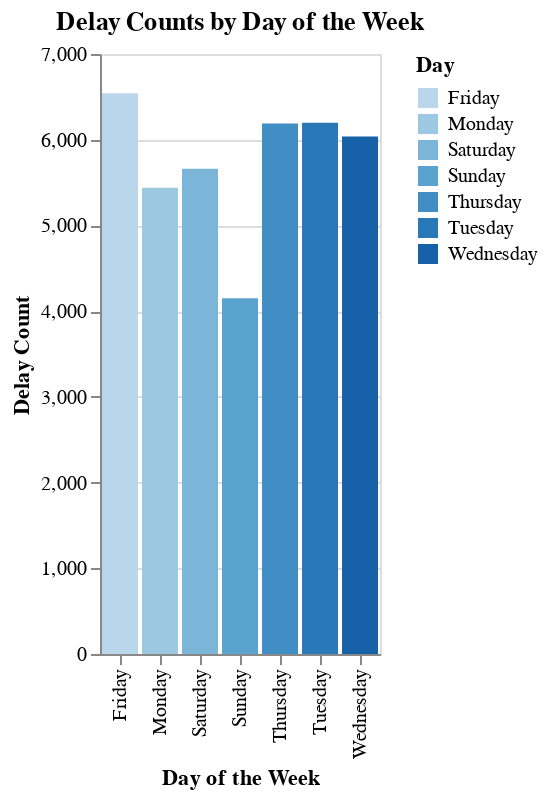

Notebook code for this chart:
### Code cell
# Delay Counts by Day of the Week

delay_counts_day = delayed_ttc.groupby('Day')['Min Delay'].count().reset_index()
delay_counts_day = delay_counts_day.rename(columns={'Min Delay': 'Delay Count'})
delay_counts_day = delay_counts_day.sort_values(by='Delay Count', ascending=False)
print("\nDelay Counts by Day of the Week")
print(delay_counts_day)


# Plot delay counts by Day of the Week
chart_month = alt.Chart(delay_counts_day).mark_bar().encode(
    x=alt.X('Day:O', title='Day of the Week'),
    y=alt.Y('Delay Count:Q', title='Delay Count'),
    color='Day:O'
).properties(
    title='Delay Counts by Day of the Week'
)

chart_month.show()

### Figure 1 — Vega specification as saved in the notebook (floating-point values rounded to 4 significant figures)
{"$schema": "https://vega.github.io/schema/vega/v5.json", "data": [{"name": "source_0", "values": [{"Day": "Friday", "Delay Count_end": 6541.0, "Delay Count_start": 0.0}, {"Day": "Tuesday", "Delay Count_end": 6198.0, "Delay Count_start": 0.0}, {"Day": "Thursday", "Delay Count_end": 6189.0, "Delay Count_start": 0.0}, {"Day": "Wednesday", "Delay Count_end": 6038.0, "Delay Count_start": 0.0}, {"Day": "Saturday", "Delay Count_end": 5662.0, "Delay Count_start": 0.0}, {"Day": "Monday", "Delay Count_end": 5441.0, "Delay Count_start": 0.0}, {"Day": "Sunday", "Delay Count_end": 4149.0, "Delay Count_start": 0.0}]}, {"name": "source_0_x_domain_Day", "values": [{"Day": "Friday"}, {"Day": "Tuesday"}, {"Day": "Thursday"}, {"Day": "Wednesday"}, {"Day": "Saturday"}, {"Day": "Monday"}, {"Day": "Sunday"}]}, {"name": "source_0_color_domain_Day", "values": [{"Day": "Friday"}, {"Day": "Tuesday"}, {"Day": "Thursday"}, {"Day": "Wednesday"}, {"Day": "Saturday"}, {"Day": "Monday"}, {"Day": "Sunday"}]}], "signals": [{"name": "x_step", "value": 20}, {"name": "width", "update": "bandspace(domain('x').length, 0.1, 0.05) * x_step"}], "marks": [{"type": "rect", "name": "marks", "from": {"data": "source_0"}, "encode": {"update": {"x": {"field": "Day", "scale": "x"}, "width": {"signal": "max(0.25, bandwidth('x'))"}, "fill": {"field": "Day", "scale": "color"}, "y": {"field": "Delay Count_end", "scale": "y"}, "y2": {"field": "Delay Count_start", "scale": "y"}}}, "style": ["bar"]}], "scales": [{"name": "x", "type": "band", "domain": {"data": "source_0_x_domain_Day", "field": "Day", "sort": true}, "range": {"step": {"signal": "x_step"}}, "paddingInner": 0.1, "paddingOuter": 0.05}, {"name": "y", "type": "linear", "domain": {"data": "source_0", "fields": ["Delay Count_start", "Delay Count_end"]}, "range": [{"signal": "height"}, 0], "nice": true, "zero": true}, {"name": "color", "type": "ordinal", "domain": {"data": "source_0_color_domain_Day", "field": "Day", "sort": true}, "range": "ordinal", "interpolate": "hcl"}], "axes": [{"scale": "y", "orient": "left", "gridScale": "x", "ticks": false, "aria": false, "tickCount": {"signal": "ceil(height/40)"}, "minExtent": 0, "grid": true, "zindex": 0, "maxExtent": 0, "labels": false, "domain": false}, {"scale": "x", "labelAngle": 270, "zindex": 0, "grid": false, "labelAlign": "right", "labelBaseline": "middle", "title": "Day of the Week", "orient": "bottom"}, {"scale": "y", "tickCount": {"signal": "ceil(height/40)"}, "orient": "left", "zindex": 0, "labelOverlap": true, "grid": false, "title": "Delay Count"}], "title": {"text": "Delay Counts by Day of the Week", "frame": "group"}, "style": "cell", "background": "white", "height": 300, "padding": 5, "legends": [{"fill": "color", "symbolType": "square", "title": "Day"}]}
